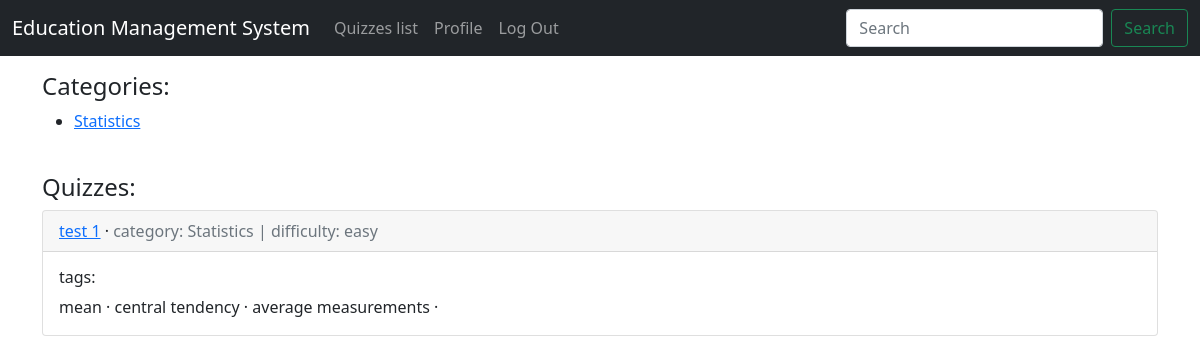
Page /quizzes/ (signed in) on the committed database.
### quizzes/models.py (models this page shows, shortened)
class Category(models.Model):
    category = models.CharField(max_length=200)
    def __str__(self):
        return self.category

class Quiz(models.Model):
    title = models.CharField(max_length=250)
    category = models.ForeignKey(
            Category,
            on_delete = models.CASCADE,
            related_name = 'quizzes',
    )
    difficulty = models.CharField(max_length=100)
    tags = models.ManyToManyField(Tag)
    questions = models.ManyToManyField(Question)

class Tag(models.Model):
    tag = models.CharField(max_length=100)

### quizzes/views.py (the view)
# urls.py: path('', category_list_view, name='quiz_list'),
@login_required
def category_list_view(request):
    categories = Category.objects.all()
    quizzes = Quiz.objects.all()
    context = {
        "categories": categories,
        "quizzes": quizzes,
    }
    return render(request, 'quizzes/quiz_list.html', context)

### templates/quizzes/quiz_list.html
{% extends "base.html" %}
{% block content %}
    <h4>Categories: </h4>
    <ul>
    {% for c in categories %}
        <li><a href="{% url 'quizzes:categorized_quiz_list' c.category %}">{{ c.category }}</a></li>
    {% endfor %}
    </ul>
    <br>
    <h4>Quizzes: </h4>
    {% for q in quizzes %}
        <div class="card">
            <div class="card-header">
                <span class="font-weight-bold">
                    <a href="{% url 'quizzes:quiz_detail' q.category q.id %}">{{ q.title }}</a>
                </span> &middot;
                <span class="text-muted">
                    category: {{ q.category }} | difficulty: {{ q.difficulty }}
                </span>
            </div>
            <div class="card-body">
                <h6>tags: </h6>
                {% for t in q.tags.all %}
                    <span class="font-weight-bold">{{ t.tag }} &middot;</span>
                {% endfor %}
            </div>
        </div>
        <br>
    {% endfor %}
{% endblock content %}

### rows in the picture
Category: category "Statistics"
Quiz: title "test 1", category "Statistics", difficulty "easy"
Tag: tag "mean"
Tag: tag "central tendency"
Tag: tag "average measurements"
